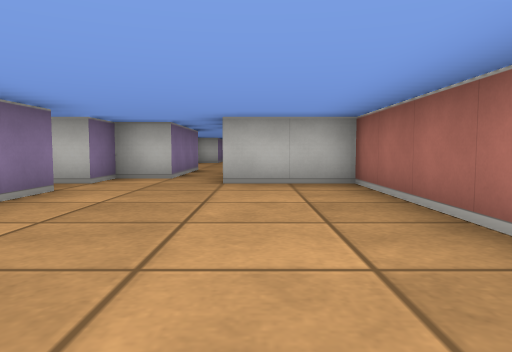
view 1 (above)

24 first-person views from a walk through a cub3D maze. The camera is about half as high as the walls, tilts 4° down and sees 70° across. The floor is counted in squares. Each view is taken from the middle of a square. On the plan, view 1 faces up. The plan holds only what a view shows up to about 9 squares ahead; the rest is blank.

view 2
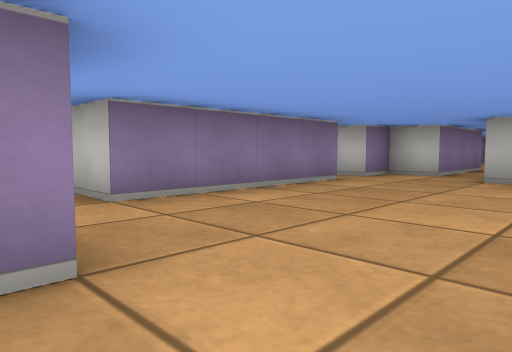

view 3
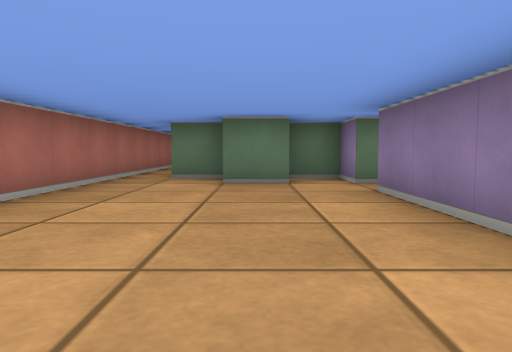

view 4
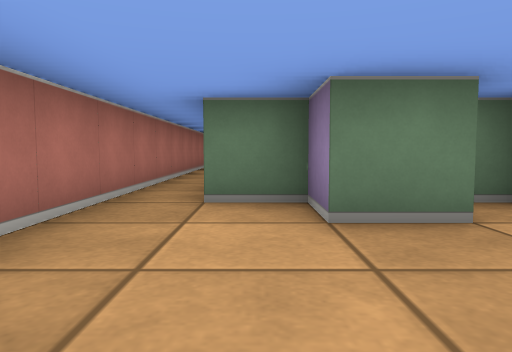

view 5
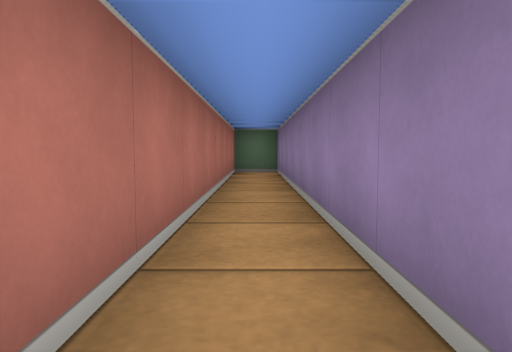

view 6
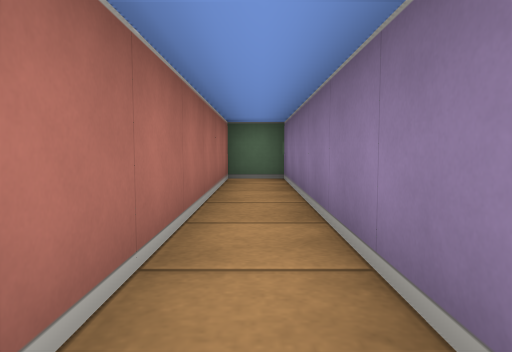

view 7
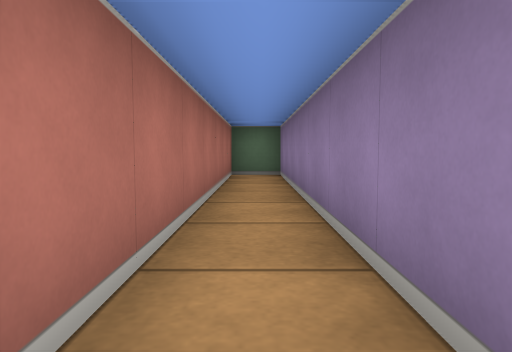

view 8
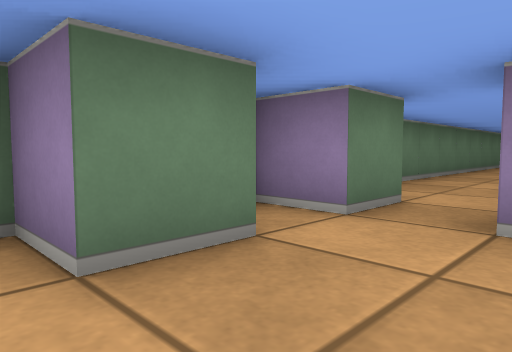

view 9
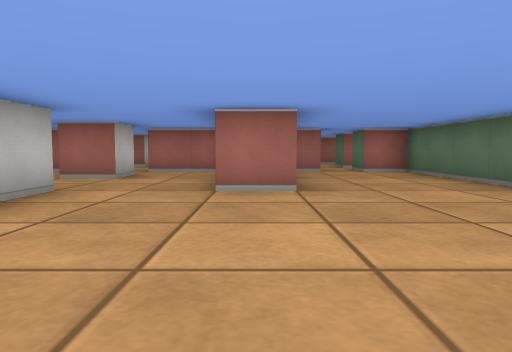

view 10
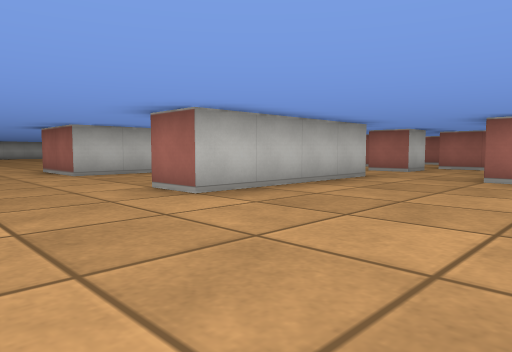

view 11
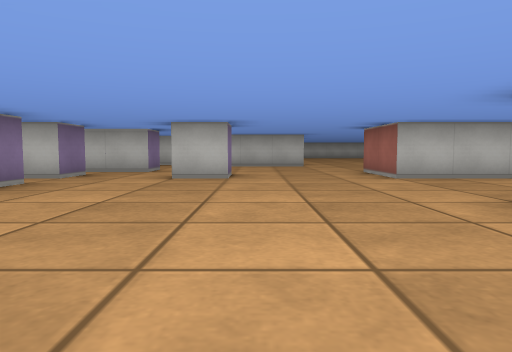

view 12
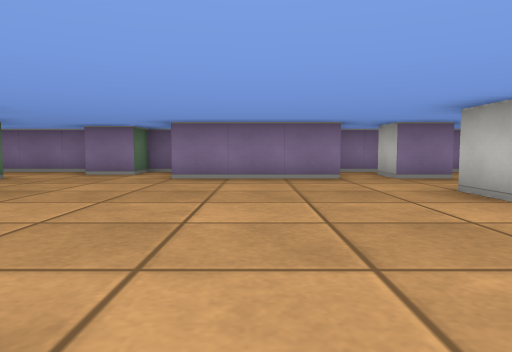

view 13
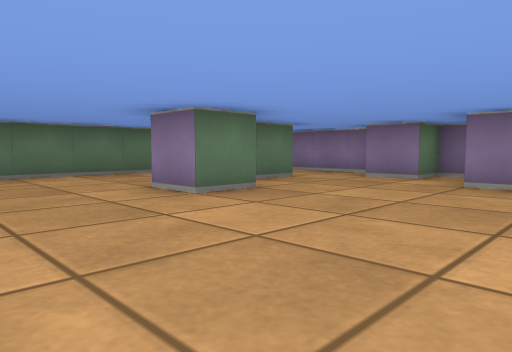

view 14
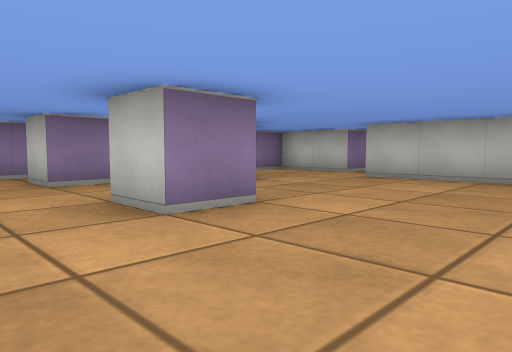

view 15
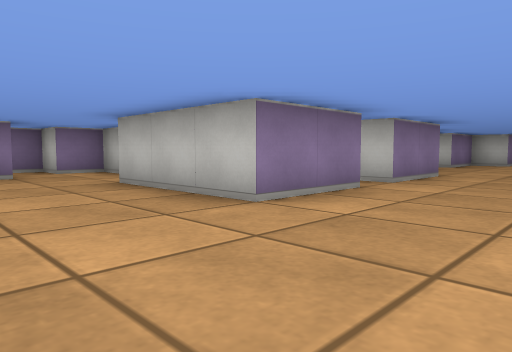

view 16
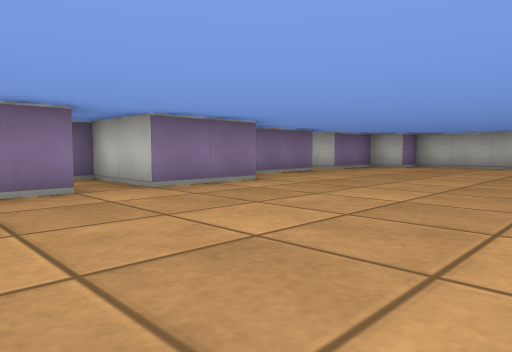

view 17
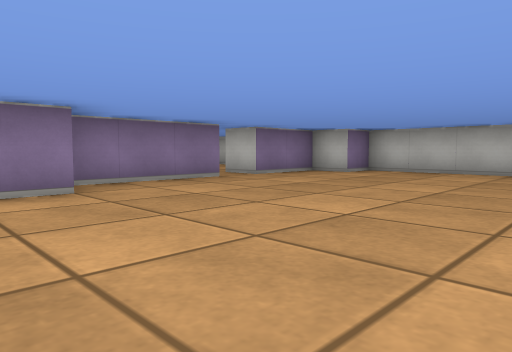

view 18
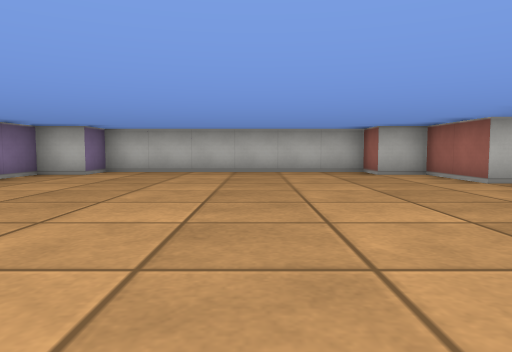

view 19
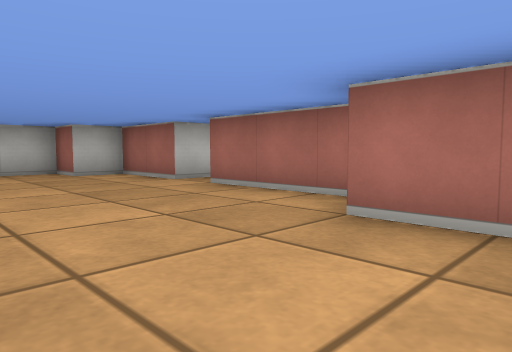

view 20
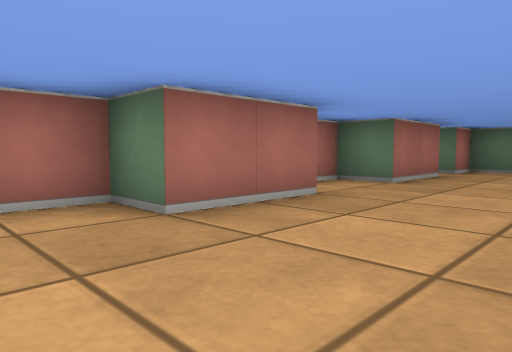

view 21
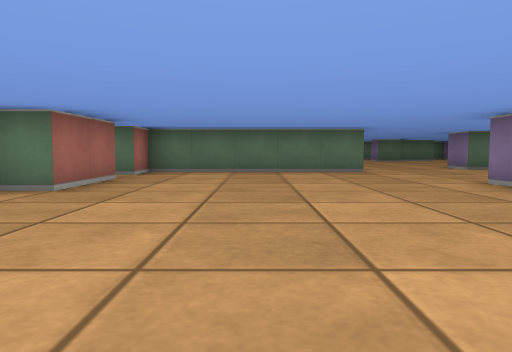

view 22
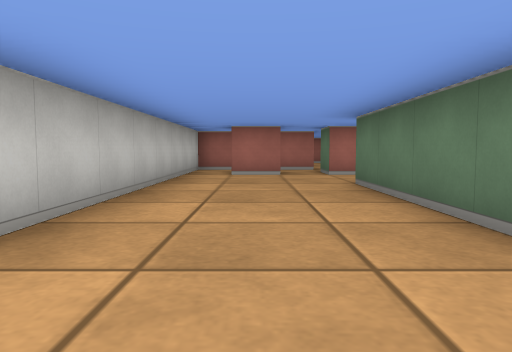

view 23
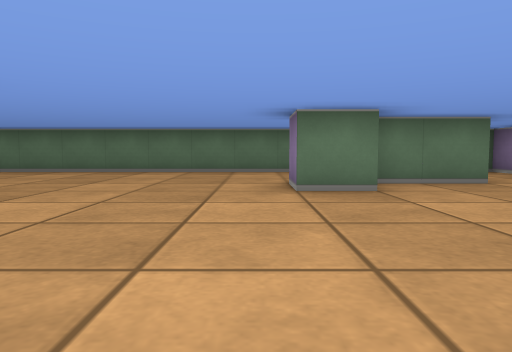

view 24
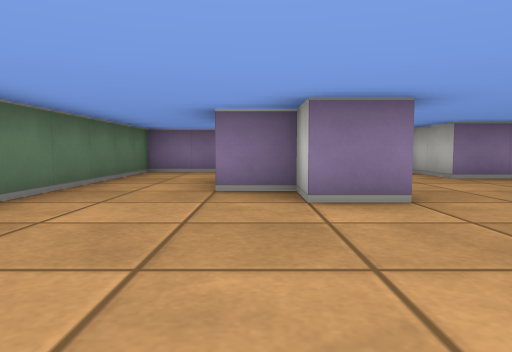

### Floor plan
Points are (right, up) in squares from view 1. A wall is a line through its corners. A room is listed if a view was taken in it or the views show most of it. See-through windows are left out.
Room 1 (views 1, 2, 3, 4, 5, 6, 7, 8)
walls: (-1.6, -0.5) (-0.5, -0.5) (-0.5, -1.5) (0.5, -1.5); (0.5, -2.6) (0.5, -10.5) (1.5, -10.5) (1.5, 5.5) (-0.5, 5.5); (-3.5, -0.5) (-2.5, -0.5) (-2.5, -1.5) (-1.5, -1.5); (-2.5, 4.6) (-2.5, 0.5) (-3.5, 0.5); (-1.5, 6.5) (-2.5, 6.5) (-2.5, 5.5) (-3.2, 5.5)
ways out: opening at (-3, 0) to room 2; opening at (-3, 5); opening at (-1, 7)
Room 2 (views 9, 10, 11, 12, 13, 14, 15, 16, 17, 18, 19, 20, 21, 22, 23, 24)
walls: (-14.5, 9.5) (-14.5, 8.5) (-15.5, 8.5); (-16.5, 11.1) (-16.5, 10.5) (-18, 10.5); (-12.5, 15.6) (-12.5, 13.5) (-15.5, 13.5); (-11, 5.5) (-7.5, 5.5); (-17.5, 9.6) (-17.5, 8.5) (-18.5, 8.5); (-6.5, 12.4) (-6.5, 14.5) (-5.5, 14.5) (-5.5, 15.1); (-16.5, 14.5) (-18.5, 14.5) (-18.5, 13.5) (-19.5, 13.5) (-19.5, 12.9); (-17.5, 7.6) (-17.5, 4.5) (-19.2, 4.5); (-8.5, 4.5) (-11.5, 4.5) (-11.5, 5.5); (-12.5, 18.6) (-12.5, 16.5) (-14.5, 16.5) (-14.5, 16.1); (-6.5, 16.4) (-6.5, 18.5) (-5.5, 18.5) (-5.5, 21.5); (-19.5, 8.9) (-19.5, 7.9); (-5.5, 6.4) (-5.5, 7.5); (-4, 8.5) (-11.5, 8.5) (-11.5, 10.5) (-6.5, 10.5) (-6.5, 11.5); (-15.6, 2.5) (-14.5, 2.5) (-14.5, 1.5) (-15.5, 1.5) (-15.5, 0.5); (-19.5, 4.1) (-19.5, 3.5) (-18.5, 3.5) (-18.5, 2.5); (-7.5, 1.4) (-7.5, 2.5); (-13.5, 21.6) (-13.5, 18.8); (-17.6, 1.5) (-15.8, 1.5); (-19.5, 2.1) (-19.5, -1.5) (-3.5, -1.5) (-3.5, -0.5); (-3.5, 0.5) (-3.5, 1.1); (-4.6, 22.5) (-5.5, 22.5) (-5.5, 24.5) (-6.5, 24.5) (-6.5, 25.5) (-12.5, 25.5) (-12.5, 24.5) (-13.5, 24.5) (-13.5, 22.5) (-14.5, 22.5)
ways out: opening at (-3, 0) to room 1; opening at (-16, 14); opening at (-14, 22); opening at (-7, 4.5); opening at (-6, 12)

Where each view was taken, in squares from view 1:
view 1: 0 up, 0 right, facing up
view 2: 1 down, 1 right, facing up-left
view 3: 5 up, 1 left, facing down
view 4: 2 up, 0 right, facing down
view 5: 2 down, 1 right, facing down
view 6: 4 down, 1 right, facing down
view 7: 3 down, 1 right, facing down
view 8: 1 up, 0 right, facing down-left
view 9: 2 up, 12 left, facing right
view 10: 1 up, 14 left, facing up-right
view 11: 2 up, 14 left, facing up
view 12: 6 up, 11 left, facing left
view 13: 6 up, 12 left, facing down-left
view 14: 7 up, 12 left, facing up-left
view 15: 11 up, 10 left, facing up-left
view 16: 14 up, 8 left, facing up-left
view 17: 17 up, 8 left, facing up-left
view 18: 17 up, 9 left, facing up
view 19: 17 up, 9 left, facing up-right
view 20: 20 up, 9 left, facing down-right
view 21: 19 up, 9 left, facing down
view 22: 7 up, 13 left, facing right
view 23: 7 up, 14 left, facing down
view 24: 1 up, 11 left, facing left
